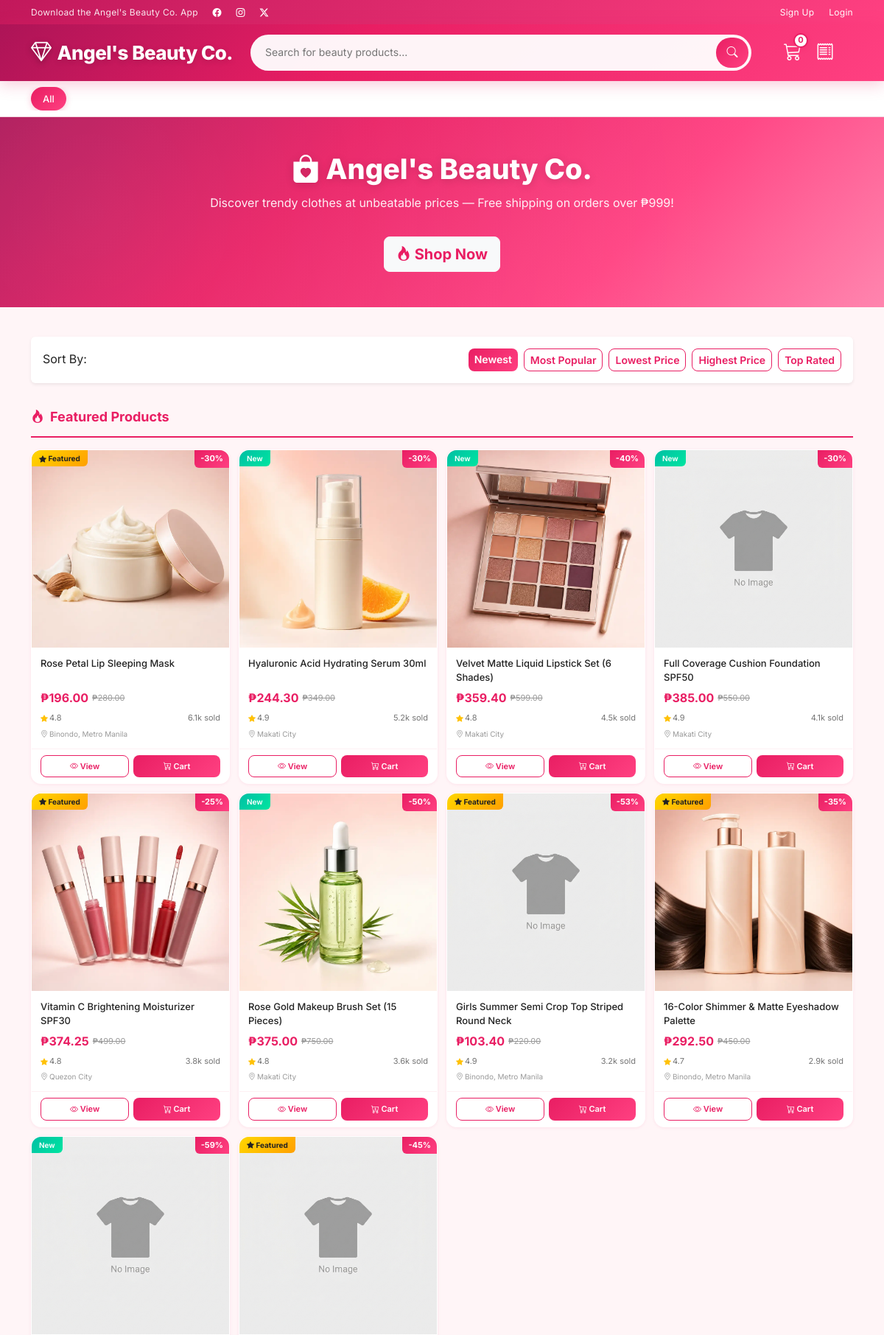
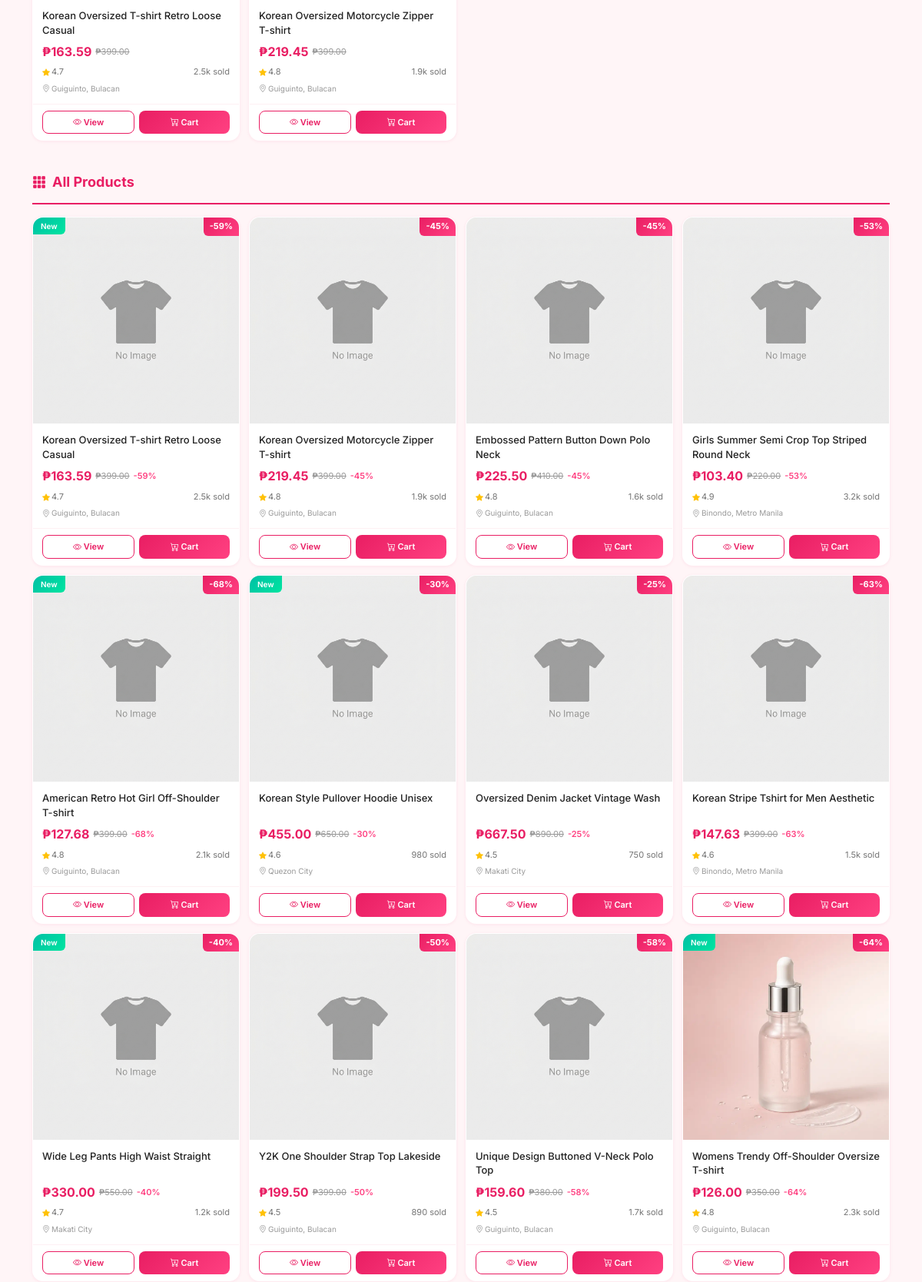
Screenshot of /client/home.php (upper part) with the database file from the repository (2 pictures, top to bottom).
### tables this page shows
CREATE TABLE IF NOT EXISTS products (
    id INT AUTO_INCREMENT PRIMARY KEY,
    category_id INT NOT NULL,
    product_name VARCHAR(255) NOT NULL,
    description TEXT,
    brand VARCHAR(100) DEFAULT NULL,
    gender ENUM('Men', 'Women', 'Unisex') DEFAULT 'Unisex',
    sizes VARCHAR(255) DEFAULT NULL,
    colors VARCHAR(255) DEFAULT NULL,
    price DECIMAL(10,2) NOT NULL,
    discount INT DEFAULT 0,
    stock INT DEFAULT 0,
    rating DECIMAL(2,1) DEFAULT 4.5,
    sold INT DEFAULT 0,
    featured TINYINT(1) DEFAULT 0,
    new_arrival TINYINT(1) DEFAULT 0,
    location VARCHAR(255) DEFAULT NULL,
    status ENUM('Available', 'Out of Stock') DEFAULT 'Available',
    created_at TIMESTAMP DEFAULT CURRENT_TIMESTAMP,
    updated_at TIMESTAMP DEFAULT CURRENT_TIMESTAMP ON UPDATE CURRENT_TIMESTAMP,
    FOREIGN KEY (category_id) REFERENCES categories(id) ON DELETE CASCADE
);

### includes/functions.php (called while the page is built, shortened)
<?php
function formatPrice($price) {
    return '₱' . number_format($price, 2);
}
function getDiscountedPrice($price, $discount) {
    return $price - ($price * $discount / 100);
}
function formatSold($sold) {
    if ($sold >= 1000) {
        return number_format($sold / 1000, 1) . 'k';
    }
    return $sold;
}
function getPagination($totalRecords, $perPage, $currentPage) {
    $totalPages = ceil($totalRecords / $perPage);
    $offset = ($currentPage - 1) * $perPage;
    return [
        'totalPages' => $totalPages,
        'offset' => $offset,
        'currentPage' => $currentPage,
        'perPage' => $perPage
    ];
}

### client/home.php (the view, shortened to what this page needs)
<?php
require_once __DIR__ . '/../includes/db.php';
require_once __DIR__ . '/../includes/functions.php';
$search = isset($_GET['q']) ? sanitize($_GET['q']) : '';
$categoryFilter = isset($_GET['cat']) ? (int)$_GET['cat'] : 0;
$sort = isset($_GET['sort']) ? sanitize($_GET['sort']) : 'newest';
$page = isset($_GET['page']) ? max(1, (int)$_GET['page']) : 1;
$perPage = 20;
$where = ["p.status = 'Available'"];
$params = [];
$whereClause = implode(' AND ', $where);
$orderBy = match($sort) {
    'price_low' => 'p.price * (1 - p.discount/100) ASC',
    'price_high' => 'p.price * (1 - p.discount/100) DESC',
    'popular' => 'p.sold DESC',
    'rating' => 'p.rating DESC',
    default => 'p.created_at DESC'
};
$countStmt = $pdo->prepare("SELECT COUNT(*) FROM products p WHERE $whereClause");
$countStmt->execute($params);
$totalProducts = $countStmt->fetchColumn();
$pagination = getPagination($totalProducts, $perPage, $page);
$sql = "SELECT p.*, c.category_name,
        (SELECT pi.image FROM product_images pi WHERE pi.product_id = p.id AND pi.is_primary = 1 LIMIT 1) as primary_image
        FROM products p
        LEFT JOIN categories c ON p.category_id = c.id
        WHERE $whereClause
        ORDER BY $orderBy
        LIMIT {$pagination['perPage']} OFFSET {$pagination['offset']}";
$stmt = $pdo->prepare($sql);
$stmt->execute($params);
$products = $stmt->fetchAll();
$featuredStmt = $pdo->query("SELECT p.*, c.category_name,
    (SELECT pi.image FROM product_images pi WHERE pi.product_id = p.id AND pi.is_primary = 1 LIMIT 1) as primary_image
    FROM products p LEFT JOIN categories c ON p.category_id = c.id
    WHERE p.featured = 1 AND p.status = 'Available' ORDER BY p.sold DESC LIMIT 10");
$featuredProducts = $featuredStmt->fetchAll();
require_once __DIR__ . '/../includes/header.php';
require_once __DIR__ . '/../includes/navbar.php';
?>
<?php if (!$search && !$categoryFilter): ?>
<section class="hero-banner">
    <div class="container">
        <h1><i class="bi bi-bag-heart-fill"></i> Angel's Beauty Co.</h1>
        <p>Discover trendy clothes at unbeatable prices &mdash; Free shipping on orders over ₱999!</p>
        <a href="#products" class="btn btn-light btn-lg mt-3 fw-bold" style="color:var(--primary)">
            <i class="bi bi-fire"></i> Shop Now
        </a>
    </div>
</section>
<?php endif; ?>
<div class="container py-3">
    <div class="d-flex justify-content-between align-items-center bg-white rounded p-3 mb-3 shadow-sm flex-wrap gap-2">
        <span class="fw-600 fs-6">Sort By:</span>
        <div class="d-flex gap-2 flex-wrap">
            <?php
            $sorts = ['newest'=>'Newest','popular'=>'Most Popular','price_low'=>'Lowest Price','price_high'=>'Highest Price','rating'=>'Top Rated'];
            foreach ($sorts as $key => $label):
                $activeClass = ($sort === $key) ? 'btn-shopee' : 'btn-shopee-outline';
                $urlParams = $_GET;
                $urlParams['sort'] = $key;
                unset($urlParams['page']);
            ?>
            <a href="?<?= http_build_query($urlParams) ?>" class="btn btn-sm <?= $activeClass ?>"><?= $label ?></a>
            <?php endforeach; ?>
        </div>
    </div>
    <?php if (!$search && !$categoryFilter && count($featuredProducts) > 0): ?>
    <div class="section-title"><i class="bi bi-fire"></i> Featured Products</div>
    <div class="product-grid mb-4">
        <?php foreach ($featuredProducts as $fp): ?>
        <?php
        $imgSrc = ($fp['primary_image'] && file_exists(UPLOAD_PATH . $fp['primary_image']))
            ? UPLOAD_URL . $fp['primary_image']
            : BASE_URL . 'assets/images/no-image.png';
        $discountedPrice = getDiscountedPrice($fp['price'], $fp['discount']);
        ?>
        <div class="product-card fade-in-up" data-url="<?= CLIENT_URL ?>product.php?id=<?= $fp['id'] ?>">
            <div class="card-img-wrap">
                <img src="<?= $imgSrc ?>" alt="<?= htmlspecialchars($fp['product_name']) ?>" loading="lazy">
                <?php if ($fp['discount'] > 0): ?>
                <span class="badge-discount">-<?= $fp['discount'] ?>%</span>
                <?php endif; ?>
                <?php if ($fp['new_arrival']): ?>
                <span class="badge-new">New</span>
                <?php elseif ($fp['featured']): ?>
                <span class="badge-featured"><i class="bi bi-star-fill"></i> Featured</span>
                <?php endif; ?>
            </div>
            <div class="card-body">
                <div class="product-name"><?= htmlspecialchars($fp['product_name']) ?></div>
                <div class="price-row">
                    <span class="price-current"><?= formatPrice($discountedPrice) ?></span>
                    <?php if ($fp['discount'] > 0): ?>
                    <span class="price-original"><?= formatPrice($fp['price']) ?></span>
                    <?php endif; ?>
                </div>
                <div class="card-meta">
                    <div class="rating"><i class="bi bi-star-fill"></i> <?= $fp['rating'] ?></div>
                    <div class="sold"><?= formatSold($fp['sold']) ?> sold</div>
                </div>
                <?php if ($fp['location']): ?>
                <div class="card-location"><i class="bi bi-geo-alt"></i> <?= htmlspecialchars($fp['location']) ?></div>
                <?php endif; ?>
            </div>
            <div class="card-actions">
                <a href="<?= CLIENT_URL ?>product.php?id=<?= $fp['id'] ?>" class="btn btn-sm btn-shopee-outline"><i class="bi bi-eye"></i> View</a>
                <button class="btn btn-sm btn-shopee btn-add-to-cart" data-product-id="<?= $fp['id'] ?>"><i class="bi bi-cart-plus"></i> Cart</button>
            </div>
        </div>
        <?php endforeach; ?>
    </div>
    <?php endif; ?>
    <div class="section-title" id="products"><i class="bi bi-grid-3x3-gap-fill"></i>
        <?= $categoryFilter ? htmlspecialchars($products[0]['category_name'] ?? 'Category') : ($search ? 'Search Results' : 'All Products') ?>
    </div>
    <?php if (empty($products)): ?>
    <div class="text-center py-5">
        <i class="bi bi-search" style="font-size:64px;color:#ddd"></i>
        <h5 class="text-muted mt-3">No products found</h5>
        <a href="<?= CLIENT_URL ?>home.php" class="btn btn-shopee mt-2">Browse All Products</a>
    </div>
    <?php else: ?>
    <div class="product-grid">
        <?php foreach ($products as $p): ?>
        <?php
        $imgSrc = ($p['primary_image'] && file_exists(UPLOAD_PATH . $p['primary_image']))
            ? UPLOAD_URL . $p['primary_image']
            : BASE_URL . 'assets/images/no-image.png';
        $discountedPrice = getDiscountedPrice($p['price'], $p['discount']);
        ?>
        <div class="product-card fade-in-up" data-url="<?= CLIENT_URL ?>product.php?id=<?= $p['id'] ?>">
            <div class="card-img-wrap">
                <img src="<?= $imgSrc ?>" alt="<?= htmlspecialchars($p['product_name']) ?>" loading="lazy">
                <?php if ($p['discount'] > 0): ?>
                <span class="badge-discount">-<?= $p['discount'] ?>%</span>
                <?php endif; ?>
                <?php if ($p['new_arrival']): ?>
                <span class="badge-new">New</span>
                <?php endif; ?>
            </div>
            <div class="card-body">
                <div class="product-name"><?= htmlspecialchars($p['product_name']) ?></div>
                <div class="price-row">
                    <span class="price-current"><?= formatPrice($discountedPrice) ?></span>
                    <?php if ($p['discount'] > 0): ?>
                    <span class="price-original"><?= formatPrice($p['price']) ?></span>
                    <span class="discount-tag">-<?= $p['discount'] ?>%</span>
                    <?php endif; ?>
                </div>
                <div class="card-meta">
                    <div class="rating"><i class="bi bi-star-fill"></i> <?= $p['rating'] ?></div>
                    <div class="sold"><?= formatSold($p['sold']) ?> sold</div>
                </div>
                <?php if ($p['location']): ?>
                <div class="card-location"><i class="bi bi-geo-alt"></i> <?= htmlspecialchars($p['location']) ?></div>
                <?php endif; ?>
            </div>
            <div class="card-actions">
                <a href="<?= CLIENT_URL ?>product.php?id=<?= $p['id'] ?>" class="btn btn-sm btn-shopee-outline"><i class="bi bi-eye"></i> View</a>
                <button class="btn btn-sm btn-shopee btn-add-to-cart" data-product-id="<?= $p['id'] ?>"><i class="bi bi-cart-plus"></i> Cart</button>
            </div>
        </div>
        <?php endforeach; ?>
    </div>
    <?php endif; ?>
</div>
<?php require_once __DIR__ . '/../includes/footer.php'; ?>

### rows the page displays
products: shows a picture, discount "30", new_arrival 0 (drawn), product_name "Rose Petal Lip Sleeping Mask", formatPrice($discountedPrice) "₱196.00", price "₱280.00", rating "4.8", sold "6.1k", location "Binondo, Metro Manila"
products: shows a picture, discount "30", new_arrival "New", product_name "Hyaluronic Acid Hydrating Serum 30ml", formatPrice($discountedPrice) "₱244.30", price "₱349.00", rating "4.9", sold "5.2k", location "Makati City"
products: shows a picture, discount "40", new_arrival "New", product_name "Velvet Matte Liquid Lipstick Set (6 Shades)", formatPrice($discountedPrice) "₱359.40", price "₱599.00", rating "4.8", sold "4.5k", location "Makati City"
products: discount "30", new_arrival "New", product_name "Full Coverage Cushion Foundation SPF50", formatPrice($discountedPrice) "₱385.00", price "₱550.00", rating "4.9", sold "4.1k", location "Makati City"
products: shows a picture, discount "25", new_arrival 0 (drawn), product_name "Vitamin C Brightening Moisturizer SPF30", formatPrice($discountedPrice) "₱374.25", price "₱499.00", rating "4.8", sold "3.8k", location "Quezon City"
products: shows a picture, discount "50", new_arrival "New", product_name "Rose Gold Makeup Brush Set (15 Pieces)", formatPrice($discountedPrice) "₱375.00", price "₱750.00", rating "4.8", sold "3.6k", location "Makati City"
products: discount "53", new_arrival 0 (drawn), product_name "Girls Summer Semi Crop Top Striped Round Neck", formatPrice($discountedPrice) "₱103.40", price "₱220.00", rating "4.9", sold "3.2k", location "Binondo, Metro Manila"
products: shows a picture, discount "35", new_arrival 0 (drawn), product_name "16-Color Shimmer & Matte Eyeshadow Palette", formatPrice($discountedPrice) "₱292.50", price "₱450.00", rating "4.7", sold "2.9k", location "Binondo, Metro Manila"
products: discount "59", new_arrival "New", product_name "Korean Oversized T-shirt Retro Loose Casual", formatPrice($discountedPrice) "₱163.59", price "₱399.00", rating "4.7", sold "2.5k", location "Guiguinto, Bulacan"
products: discount "45", new_arrival 0 (drawn), product_name "Korean Oversized Motorcycle Zipper T-shirt", formatPrice($discountedPrice) "₱219.45", price "₱399.00", rating "4.8", sold "1.9k", location "Guiguinto, Bulacan"
products: discount "45", product_name "Embossed Pattern Button Down Polo Neck", formatPrice($discountedPrice) "₱225.50", price "₱410.00", rating "4.8", sold "1.6k", location "Guiguinto, Bulacan"
products: discount "68", new_arrival "New", product_name "American Retro Hot Girl Off-Shoulder T-shirt", formatPrice($discountedPrice) "₱127.68", price "₱399.00", rating "4.8", sold "2.1k", location "Guiguinto, Bulacan"
products: discount "30", new_arrival "New", product_name "Korean Style Pullover Hoodie Unisex", formatPrice($discountedPrice) "₱455.00", price "₱650.00", rating "4.6", sold "980", location "Quezon City"
products: discount "25", product_name "Oversized Denim Jacket Vintage Wash", formatPrice($discountedPrice) "₱667.50", price "₱890.00", rating "4.5", sold "750", location "Makati City"
products: discount "63", product_name "Korean Stripe Tshirt for Men Aesthetic", formatPrice($discountedPrice) "₱147.63", price "₱399.00", rating "4.6", sold "1.5k", location "Binondo, Metro Manila"
products: discount "40", new_arrival "New", product_name "Wide Leg Pants High Waist Straight", formatPrice($discountedPrice) "₱330.00", price "₱550.00", rating "4.7", sold "1.2k", location "Makati City"
products: discount "50", product_name "Y2K One Shoulder Strap Top Lakeside", formatPrice($discountedPrice) "₱199.50", price "₱399.00", rating "4.5", sold "890", location "Guiguinto, Bulacan"
products: discount "58", product_name "Unique Design Buttoned V-Neck Polo Top", formatPrice($discountedPrice) "₱159.60", price "₱380.00", rating "4.5", sold "1.7k", location "Guiguinto, Bulacan"
products: shows a picture, discount "64", new_arrival "New", product_name "Womens Trendy Off-Shoulder Oversize T-shirt", formatPrice($discountedPrice) "₱126.00", price "₱350.00", rating "4.8", sold "2.3k", location "Guiguinto, Bulacan"

### other values shown
$cartCount "0"
$label "Newest"
$label "Most Popular"
$label "Lowest Price"
$label "Highest Price"
$label "Top Rated"
